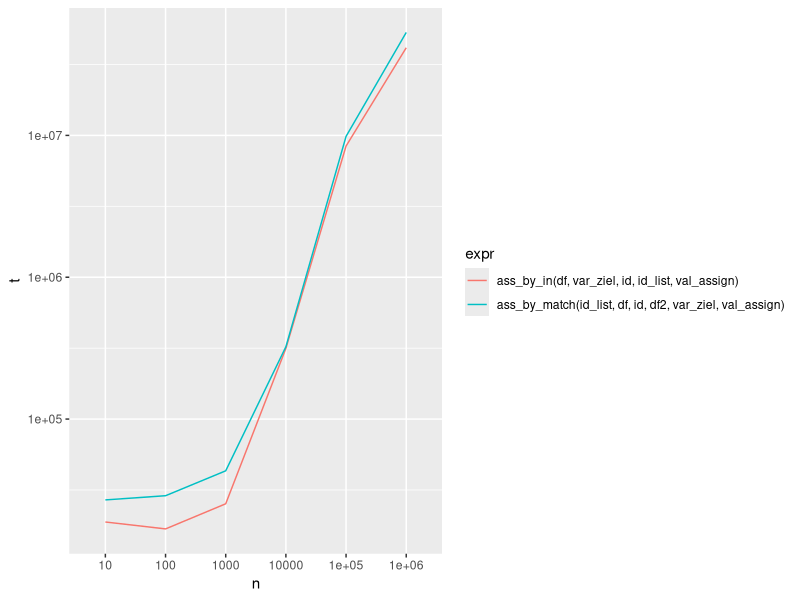

Write the R code that produced this figure.
library(tidyverse)
n_obs <- 100
ass_by_in <- function(df, var_ziel, id, id_list, val_assign) {
  df[[var_ziel]][df[[id]] %in% id_list] <- val_assign
  df
}
ass_by_match <- function(id_list, df, id, df2, var_ziel, val_assign) {
  match_rows <- match(id_list, df[[id]])
  match_rows <- match_rows[!is.na(match_rows)]
  df2[match_rows, var_ziel] <- val_assign
  df2
}


bench_match <- function(n_obs) {
  df <- data.frame(id = 1:n_obs)
  df2 <- df
  var_ziel <- "test"
  id_list <- sample(1:(n_obs * 1.1), n_obs / 2)
  val_assign <- 5
  id <- "id"

  a <- microbenchmark::microbenchmark(
    ass_by_in(df, var_ziel, id, id_list, val_assign),
    ass_by_match(id_list, df, id, df2, var_ziel, val_assign)
  )
  a

}
b <- 10^(1:6) %>% set_names() %>% map(bench_match)
# all.equal(df, df2)

b %>%
  map(as_tibble) %>%
  bind_rows(.id = "n") %>%
  group_by(expr, n) %>%
  summarise(t = mean(time)) %>%
  ungroup() %>%
  ggplot(aes(n, t, color = expr, group = expr)) +
  geom_line() +
  scale_y_log10()
